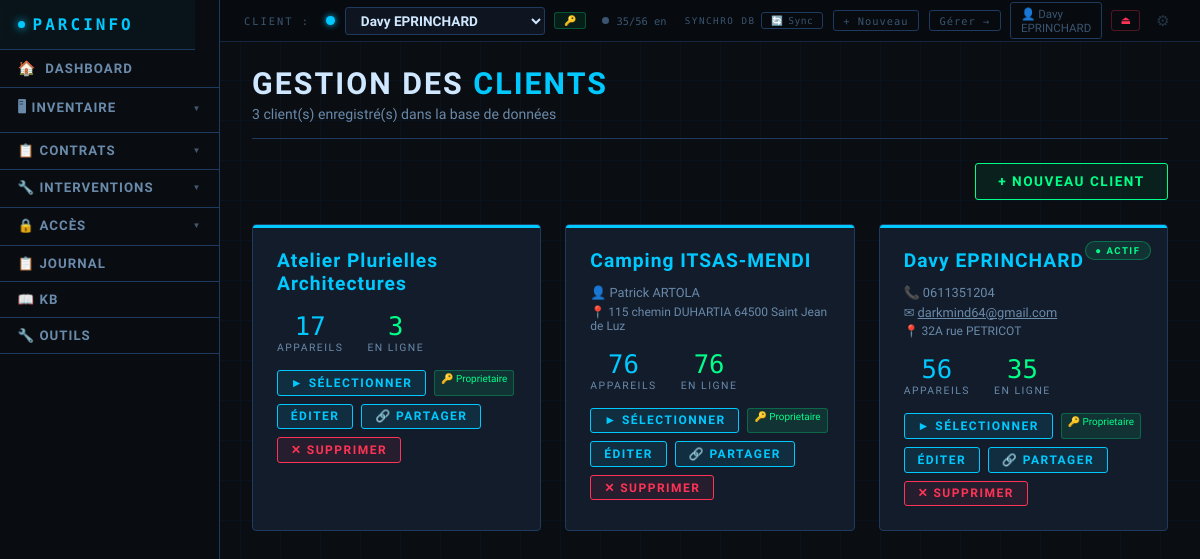
Screenshot of /clients (signed in) with the database file from the repository.
### tables this page shows
CREATE TABLE clients (
        id INTEGER PRIMARY KEY AUTOINCREMENT,
        nom TEXT NOT NULL DEFAULT '',
        contact TEXT DEFAULT '',
        telephone TEXT DEFAULT '',
        email TEXT DEFAULT '',
        adresse TEXT DEFAULT '',
        notes TEXT DEFAULT '',
        couleur TEXT DEFAULT '#00c9ff',
        date_creation TEXT DEFAULT '',
        date_maj TEXT DEFAULT '', auth_user_id INTEGER DEFAULT NULL);

### app.py (the view)
@app.route('/clients')
@login_required
def liste_clients():
    clients = get_clients()   # filtre par user + champ acces
    conn = get_db()
    for cl in clients:
        cl['nb_appareils'] = conn.execute('SELECT COUNT(*) FROM appareils WHERE client_id=?', (cl['id'],)).fetchone()[0]
        cl['nb_actifs']    = conn.execute('SELECT COUNT(*) FROM appareils WHERE client_id=? AND en_ligne=1', (cl['id'],)).fetchone()[0]
    conn.close()
    return render_template('clients.html', clients=clients, client_actif_id=get_client_id())

### app.py (called while the page is built)
@app.context_processor
def inject_auth_context():
    u = None
    uid = session.get('auth_user_id')
    if uid:
        try:
            conn = get_db()
            u = row_to_dict(conn.execute('SELECT id,login,nom,prenom,role,logo_fichier FROM auth_users WHERE id=?', (uid,)).fetchone() or {})
            conn.close()
        except Exception:
            logger.exception('Erreur inject_auth_context')
    return dict(auth_user=u)

@app.context_processor
def inject_csrf_token():
    return dict(csrf_token=_get_csrf_token())

@app.context_processor
def inject_dynamic_css():
    user = get_auth_user()
    auth_user_id = user['id'] if user else None
    dynamic_css = _generate_dynamic_css(auth_user_id=auth_user_id)
    return dict(dynamic_css=dynamic_css)

@app.before_request
def csrf_protect():
    validate_csrf_request()

@app.template_filter('type_css')
def type_css_filter(t):
    import re as _re
    if t in _TYPE_CSS_MAP:
        return _TYPE_CSS_MAP[t]
    key = _re.sub(r'[^a-z0-9]', '', str(t).lower())[:16]
    return key or 'autre'

@app.context_processor
def inject_cfg():
    types = get_liste('types_appareils')
    user = get_auth_user()
    auth_user_id = user['id'] if user else None
    cfg = cfg_all(auth_user_id=auth_user_id)
    type_badges = {}
    for t in types:
        k = type_css_filter(t)
        if k not in type_badges:
            val = cfg.get(f'type_badge_{k}', '')
            if val:
                type_badges[k] = val[:3].upper()
            else:
                type_badges[k] = _TYPE_BADGE_DEFAULTS.get(k, k[:3].upper() or 'AUT')
    return {
        'cfg': cfg,
        'types_appareils_ctx': types,
        'type_css_defaults': _TYPE_CSS_DEFAULTS,
        'type_badge_defaults': _TYPE_BADGE_DEFAULTS,
        'type_badges': type_badges,
    }

@app.before_request
def _auto_start_sync():
    global _sync_init_done
    if not _sync_init_done:
        _sync_init_done = True
        if cfg_get('db_type') == 'sync':
            _start_sync_thread()

### auth_utils.py (called while the page is built)
def get_auth_user():
    from database import get_db, row_to_dict
    uid = session.get('auth_user_id')
    if not uid:
        return None
    conn = get_db()
    u = conn.execute('SELECT * FROM auth_users WHERE id=? AND actif=1', (uid,)).fetchone()
    conn.close()
    return row_to_dict(u) if u else None

def get_csrf_token() -> str:
    if 'csrf_token' not in session:
        session['csrf_token'] = secrets.token_hex(32)
    return session['csrf_token']

### database.py (called while the page is built)
def get_local_db():
    return _local_db()

### templates/clients.html (shortened to what this page needs)
{% extends "base.html" %}
{% block content %}
<div class="page-header">
    <h1>Gestion des <span>Clients</span></h1>
    <p>{{ clients|length }} client(s) enregistré(s) dans la base de données</p>
</div>
<div class="actions-row">
    <a href="/client/nouveau" class="btn btn-success">+ Nouveau client</a>
</div>
{% if clients %}
<div class="grid-3">
    {% for cl in clients %}
    <div class="client-card">
        <div class="accent-bar" style="background: {{ cl.couleur or '#00c9ff' }};"></div>
        {% if cl.id == client_actif_id %}
        <div class="client-actif-badge">&#9679; Actif</div>
        {% endif %}
        <div class="client-nom" style="color: {{ cl.couleur or '#00c9ff' }}">{{ cl.nom }}</div>
        {% if cl.contact %}<div class="meta">&#128100; {{ cl.contact }}</div>{% endif %}
        {% if cl.telephone %}<div class="meta">&#128222; {{ cl.telephone }}</div>{% endif %}
        {% if cl.email %}<div class="meta">&#9993; <a href="mailto:{{ cl.email }}" style="color:inherit;">{{ cl.email }}</a></div>{% endif %}
        {% if cl.adresse %}<div class="meta" style="font-size:0.75rem;">&#128205; {{ cl.adresse }}</div>{% endif %}
        <div class="stats">
            <div class="stat">
                <div class="stat-n" style="color:{{ cl.couleur or '#00c9ff' }}">{{ cl.nb_appareils }}</div>
                <div class="stat-l">Appareils</div>
            </div>
            <div class="stat">
                <div class="stat-n" style="color: var(--accent-green)">{{ cl.nb_actifs }}</div>
                <div class="stat-l">En ligne</div>
            </div>
        </div>
        <div class="actions">
            <a href="/client/{{ cl.id }}/selectionner?next=/" class="btn btn-primary btn-sm">
                &#9658; Sélectionner
            </a>
            {% if cl.acces is defined %}
            <span style="font-size:.62rem;padding:2px 6px;border-radius:3px;
                {% if cl.acces == 'proprietaire' %}background:rgba(0,255,136,.1);color:var(--accent-green);border:1px solid rgba(0,255,136,.25);
                {% elif cl.acces == 'ecriture' %}background:rgba(0,201,255,.1);color:var(--accent);border:1px solid rgba(0,201,255,.25);
                {% else %}background:rgba(255,140,0,.1);color:var(--accent-orange);border:1px solid rgba(255,140,0,.25);{% endif %}">
                {% if cl.acces == 'proprietaire' %}🔑{% elif cl.acces == 'ecriture' %}✏{% else %}👁{% endif %}
                {{ cl.acces|capitalize }}
            </span>
            {% endif %}
            {% if cl.acces == 'proprietaire' %}
            <a href="/client/{{ cl.id }}/editer" class="btn btn-primary btn-sm">Éditer</a>
            <a href="/client/{{ cl.id }}/partager" class="btn btn-primary btn-sm" title="Partager ce client">🔗 Partager</a>
            {% if clients|length > 1 %}
            <form method="POST" action="/client/{{ cl.id }}/supprimer"
                  onsubmit="return confirm('Supprimer « {{ cl.nom }} » et TOUTES ses données ?')">
                <button type="submit" class="btn btn-danger btn-sm">✕ Supprimer</button>
            </form>
            {% endif %}
            {% endif %}
        </div>
    </div>
    {% endfor %}
</div>
{% else %}
<div class="card" style="text-align:center; padding:3rem;">
    <p style="color:var(--text-secondary); margin-bottom:1.5rem;">Aucun client enregistré.</p>
    <a href="/client/nouveau" class="btn btn-success">+ Créer le premier client</a>
</div>
{% endif %}
{% endblock %}

### templates/base.html (shortened to what this page needs)
<!DOCTYPE html>
<html lang="fr">
<head>
</head>
<body class="{{ 'theme-light' if cfg.get('mode') == 'light' else '' }}{{ ' nav-left' if cfg.get('nav_mode') == 'vertical' else '' }}">
<div class="client-bar">
    <span class="client-bar-label">Client :</span>
    <div class="client-select-wrap">
        {% set active_cl = clients | selectattr('id','eq', client_actif_id) | first | default(None) %}
        <span class="client-dot" style="color:{{ active_cl.couleur if active_cl else '#00c9ff' }}; background:{{ active_cl.couleur if active_cl else '#00c9ff' }};"></span>
        <select id="client-dropdown" onchange="changerClientAvecConfirmation(this)" data-current-value="{{ client_actif_id or '' }}">
            {% for cl in clients %}
            <option value="{{ cl.id }}" {% if cl.id == client_actif_id %}selected{% endif %}>{{ cl.nom }}</option>
            {% endfor %}
        </select>
        {% set acces_actif = active_cl.acces if active_cl and active_cl.acces is defined else '' %}
        {% if acces_actif %}
        <div class="topbar-acces-badge topbar-acces-{{ acces_actif }}" title="{% if acces_actif == 'proprietaire' %}Vous êtes propriétaire{% elif acces_actif == 'ecriture' %}Partagé — lecture/écriture{% elif acces_actif == 'admin' %}Accès administrateur{% else %}Partagé — lecture seule{% endif %}">
            {% if acces_actif == 'proprietaire' %}🔑{% elif acces_actif == 'ecriture' %}✏ R/W{% elif acces_actif == 'admin' %}⚙{% else %}👁{% endif %}
        </div>
        {% endif %}
    </div>
    <div class="wd-topbar idle" id="wd-global-bar">
        <span class="wd-dot"></span>
        <span id="wd-global-text">…</span>
    </div>
    <div class="client-bar-actions">
        {% if cfg.get('db_type') == 'sync' %}
        <div id="topbar-sync-wrap" style="display:flex;align-items:center;gap:.35rem;">
        {% else %}
        <div id="topbar-sync-wrap" style="display:none;align-items:center;gap:.35rem;">
        {% endif %}
            <span style="font-family:'Share Tech Mono',monospace;font-size:.58rem;letter-spacing:1.5px;
                         text-transform:uppercase;color:var(--text-muted);white-space:nowrap;">Synchro DB</span>
            <button class="topbar-sync-btn" id="topbar-sync-btn"
                    onclick="syncNow()" title="Base de données — mode synchronisation&#10;Cliquer pour synchroniser maintenant">
                <span class="topbar-sync-icon" id="topbar-sync-icon">🔄</span>
                <span id="topbar-sync-label">Sync…</span>
            </button>
        </div>
        <a href="/client/nouveau" class="client-bar-link">+ Nouveau</a>
        <a href="/clients" class="client-bar-link">Gérer →</a>
        {% if session.get('auth_user_id') %}
        <a href="/profil" style="display:flex;align-items:center;gap:.4rem;text-decoration:none;
            border:1px solid var(--border);border-radius:3px;padding:.2rem .6rem;
            font-size:.72rem;color:var(--text-muted);transition:all .15s;"
           onmouseover="this.style.borderColor='var(--accent)';this.style.color='var(--text-secondary)'"
           onmouseout="this.style.borderColor='var(--border)';this.style.color='var(--text-muted)'">
            👤 {{ session.get('auth_user_nom', 'Profil') }}
        </a>
        <a href="/logout" style="border:1px solid rgba(255,51,85,.3);border-radius:3px;padding:.2rem .5rem;
            font-size:.7rem;color:var(--accent-red);text-decoration:none;" title="Déconnexion">⏏</a>
        {% endif %}
        <button class="topbar-gear" onclick="toggleConfig()" title="Paramètres">⚙</button>
    </div>
</div>
{% set ep = request.endpoint %}
{% set inv_active = ep in ['liste_appareils','nouvel_appareil','editer_appareil','liste_peripheriques','nouveau_peripherique','editer_peripherique','parc_general','baie_brassage','page_scan','liste_plans','editer_plan'] %}
{% set contrats_active = ep in ['liste_contrats','nouveau_contrat','editer_contrat','detail_contrat'] %}
{% set secu_active = ep in ['liste_identifiants','nouvel_identifiant','editer_identifiant','liste_utilisateurs','nouvel_utilisateur','editer_utilisateur','droits_utilisateur'] %}
<nav>
    <a href="/" class="nav-brand">PARCINFO</a>
    <a href="/" {% if ep == 'index' %}class="active"{% endif %}>
        <span style="font-size:.9rem;">🏠</span> DASHBOARD
    </a>
    <div class="nav-group">
        <button class="nav-group-btn {% if inv_active %}active{% endif %}">
            🖥 Inventaire <span class="arr">▼</span>
        </button>
    </div>
    <div class="nav-group">
        <button class="nav-group-btn {% if contrats_active %}active{% endif %}">
            📋 Contrats <span class="arr">▼</span>
        </button>
    </div>
    <div class="nav-group">
        <button class="nav-group-btn {% if ep in ['liste_interventions','nouveau_intervention','detail_intervention','editer_intervention'] %}active{% endif %}">
            🔧 Interventions <span class="arr">▼</span>
        </button>
    </div>
    <div class="nav-group">
        <button class="nav-group-btn {% if secu_active %}active{% endif %}">
            🔒 Accès <span class="arr">▼</span>
        </button>
    </div>
    <a href="/historique" {% if ep == 'page_historique' %}class="active"{% endif %}>📋 Journal</a>
    <a href="/kb" {% if ep == 'page_kb' %}class="active"{% endif %}>📖 KB</a>
    <a href="/outils" {% if ep == 'page_outils' %}class="active"{% endif %}>🔧 Outils</a>
    <div class="nav-spacer"></div>
</nav>
<main>
    {% set ep = request.endpoint %}
    {% set bc = [] %}
    {% if ep in ['nouvel_appareil','editer_appareil'] %}
        {% set _ = bc.append(('Inventaire', None)) %}
        {% set _ = bc.append(('Appareils', '/appareils')) %}
        {% set _ = bc.append(('Ajouter' if ep == 'nouvel_appareil' else 'Modifier', None)) %}
    {% elif ep in ['nouveau_peripherique','editer_peripherique'] %}
        {% set _ = bc.append(('Inventaire', None)) %}
        {% set _ = bc.append(('Périphériques', '/peripheriques')) %}
        {% set _ = bc.append(('Ajouter' if ep == 'nouveau_peripherique' else 'Modifier', None)) %}
    {% elif ep in ['nouveau_contrat','editer_contrat'] %}
        {% set _ = bc.append(('Contrats', '/contrats')) %}
        {% set _ = bc.append(('Ajouter' if ep == 'nouveau_contrat' else 'Modifier', None)) %}
    {% elif ep == 'detail_contrat' %}
        {% set _ = bc.append(('Contrats', '/contrats')) %}
        {% set _ = bc.append(('Détail', None)) %}
    {% elif ep in ['nouvel_identifiant','editer_identifiant'] %}
        {% set _ = bc.append(('Accès', None)) %}
        {% set _ = bc.append(('Identifiants', '/identifiants')) %}
        {% set _ = bc.append(('Ajouter' if ep == 'nouvel_identifiant' else 'Modifier', None)) %}
    {% elif ep in ['nouvel_utilisateur','editer_utilisateur'] %}
        {% set _ = bc.append(('Accès', None)) %}
        {% set _ = bc.append(('Utilisateurs', '/utilisateurs')) %}
        {% set _ = bc.append(('Ajouter' if ep == 'nouvel_utilisateur' else 'Modifier', None)) %}
    {% elif ep == 'droits_utilisateur' %}
        {% set _ = bc.append(('Accès', None)) %}
        {% set _ = bc.append(('Utilisateurs', '/utilisateurs')) %}
        {% set _ = bc.append(('Droits', None)) %}
    {% elif ep == 'parc_general' %}
        {% set _ = bc.append(('Inventaire', None)) %}
        {% set _ = bc.append(('Parc général', None)) %}
    {% elif ep == 'baie_brassage' %}
        {% set _ = bc.append(('Inventaire', None)) %}
        {% set _ = bc.append(('Baie de brassage', None)) %}
    {% elif ep == 'page_scan' %}
        {% set _ = bc.append(('Inventaire', None)) %}
        {% set _ = bc.append(('Scan réseau', None)) %}
    {% endif %}
    {% block content %}{% endblock %}
</main>
    {% set _sk2 = [] %}
</body>
</html>

### templates/clients.html (style rules this page uses)
.client-card { background: var(--bg-card); border: 1px solid var(--border); border-radius: 4px; padding: 1.5rem; position: relative; overflow: hidden; transition: border-color 0.2s; }
.client-card .accent-bar { position: absolute; top: 0; left: 0; right: 0; height: 3px; }
.client-card .client-nom { font-family: 'Rajdhani', sans-serif; font-size: 1.2rem; font-weight: 700; letter-spacing: 1px; margin-bottom: 0.8rem; }
.client-card .meta { font-size: 0.8rem; color: var(--text-secondary); margin-bottom: 0.3rem; }
.client-card .stats { display: flex; gap: 1.5rem; margin: 1rem 0; }
.client-card .stat { text-align: center; }
.client-card .stat-n { font-family: 'Share Tech Mono', monospace; font-size: 1.6rem; }
.client-card .stat-l { font-size: 0.65rem; letter-spacing: 1.5px; text-transform: uppercase; color: var(--text-secondary); }
.client-card .actions { display: flex; gap: 0.5rem; margin-top: 1rem; flex-wrap: wrap; }
.client-actif-badge { position: absolute; top: 1rem; right: 1rem; font-size: 0.6rem; font-weight: 700; letter-spacing: 1.5px; text-transform: uppercase; padding: 0.2rem 0.6rem; border-radius: 20px; background: rgba(0,255,136,0.1); color: var(--accent-green); border: 1px solid rgba(0,255,136,0.3); }

### rows the page displays
clients: get "Davy EPRINCHARD", shows "● ACTIF", nom "Davy EPRINCHARD", telephone "0611351204", email "darkmind64@gmail.com", adresse "32A rue PETRICOT", nb_appareils "56", nb_actifs "35", acces "Proprietaire"
clients: nom "Atelier Plurielles Architectures", nb_appareils "17", nb_actifs "3", acces "Proprietaire"
clients: nom "Camping ITSAS-MENDI", contact "Patrick ARTOLA", adresse "115 chemin DUHARTIA 64500 Saint Jean de Luz", nb_appareils "76", nb_actifs "76", acces "Proprietaire"

### other values shown
{{ clients|length }} "3"
form field value "Davy EPRINCHARD"
